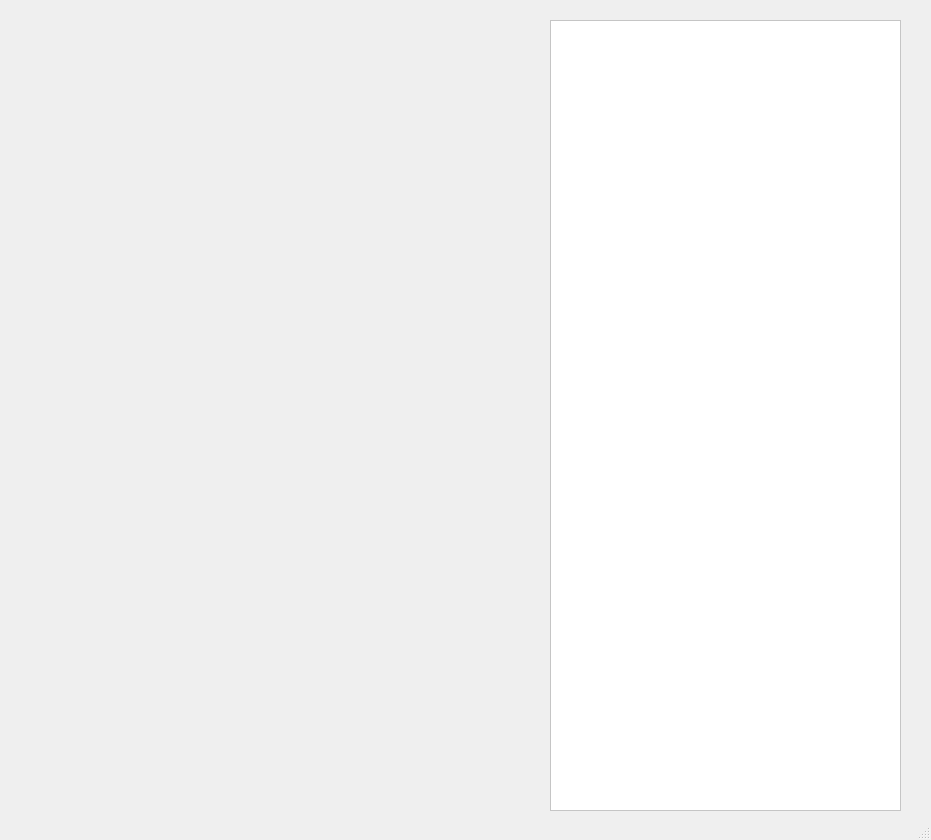
<?xml version="1.0" encoding="UTF-8"?>
<ui version="4.0">
 <class>MainWindow</class>
 <widget class="QMainWindow" name="MainWindow">
  <property name="geometry">
   <rect>
    <x>0</x>
    <y>0</y>
    <width>931</width>
    <height>840</height>
   </rect>
  </property>
  <property name="windowTitle">
   <string>MainWindow</string>
  </property>
  <widget class="QWidget" name="centralwidget">
   <widget class="QFrame" name="frame_8">
    <property name="geometry">
     <rect>
      <x>550</x>
      <y>20</y>
      <width>351</width>
      <height>791</height>
     </rect>
    </property>
    <property name="styleSheet">
     <string notr="true">background-color: rgb(255, 255, 255);</string>
    </property>
    <property name="frameShape">
     <enum>QFrame::StyledPanel</enum>
    </property>
    <property name="frameShadow">
     <enum>QFrame::Raised</enum>
    </property>
   </widget>
  </widget>
  <widget class="QStatusBar" name="statusbar"/>
 </widget>
 <resources>
  <include location="images.qrc"/>
 </resources>
 <connections/>
</ui>
